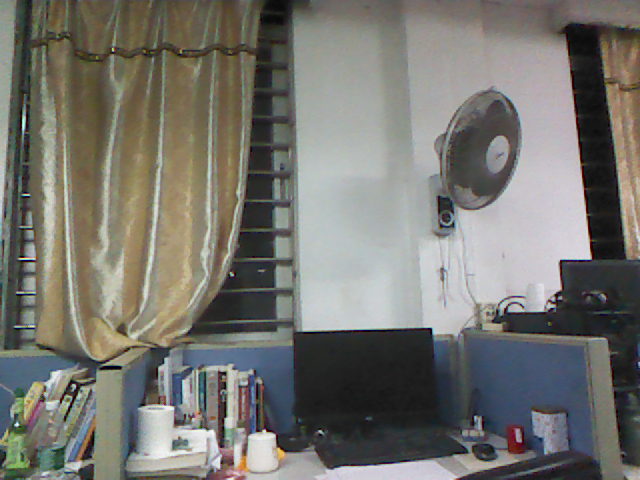
//> input picture data/rgb1.png, 640 x 480 px
$ ./detectFeatures   (built with g++ and OpenCV 4, older OpenCV classes emulated)
//> lines starting //> are read from the running program, lines starting //| are printed output that depends on the picture
/*************************************************************************
	> File Name: detectFeatures.cpp
	> Author: xiang gao
	> Mail: gaoxiang12@mails.tsinghua.edu.cn
    > 特征提取与匹配
	> Created Time: 2015年07月18日 星期六 16时00分21秒
 ************************************************************************/

#include<iostream>
#include "slamBase.h"
using namespace std;

// OpenCV 特征检测模块
#include <opencv2/features2d/features2d.hpp>
#include <opencv2/nonfree/nonfree.hpp>
#include <opencv2/calib3d/calib3d.hpp>

int main( int argc, char** argv )
{
    // 声明并从data文件夹里读取两个rgb与深度图
    cv::Mat rgb1 = cv::imread( "../data/rgb1.png");
//> rgb1 is the input picture: 480 rows x 640 cols, CV_8UC3; mean B, G, R 110.8, 117.1, 118.1
    cv::Mat rgb2 = cv::imread( "../data/rgb2.png");
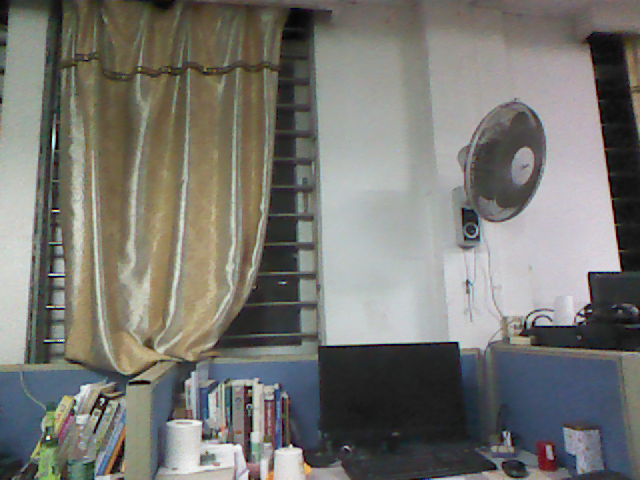
//> input picture data/rgb2.png, 640 x 480 px
//> rgb2 is the input picture: 480 rows x 640 cols, CV_8UC3; mean B, G, R 113.1, 118.7, 119.3
    cv::Mat depth1 = cv::imread( "../data/depth1.png", -1);
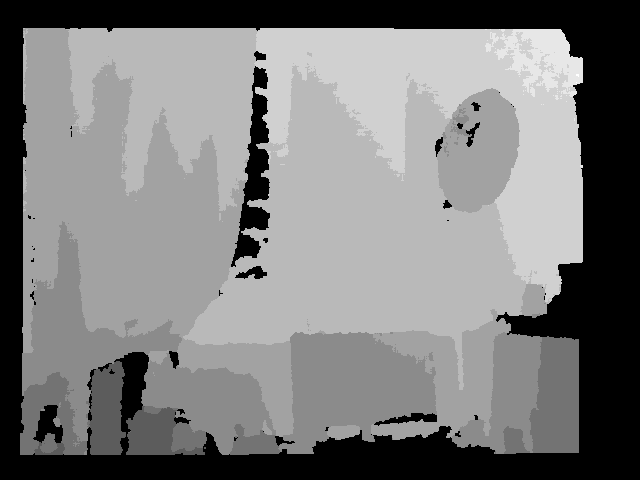
//> input picture data/depth1.png, 640 x 480 px
//> depth1 is the input picture: 480 rows x 640 cols, CV_16UC1; min 0, max 2822, mean 1463.7
    cv::Mat depth2 = cv::imread( "../data/depth2.png", -1);
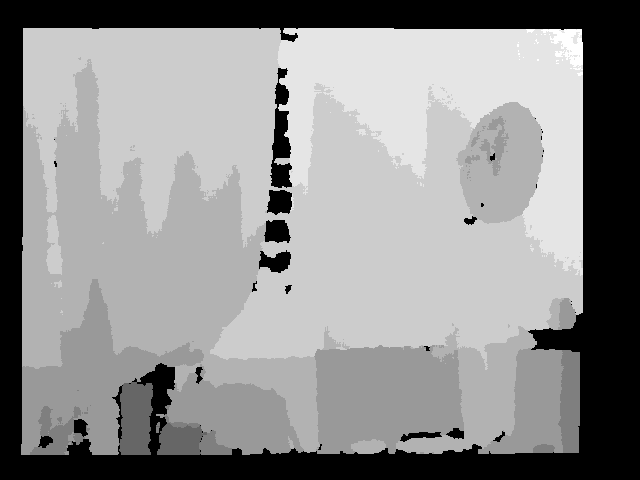
//> input picture data/depth2.png, 640 x 480 px
//> depth2 is the input picture: 480 rows x 640 cols, CV_16UC1; min 0, max 2649, mean 1526

    cv::imshow( "rgb1", rgb1);

    // 声明特征提取器与描述子提取器
    cv::Ptr<cv::FeatureDetector> _detector;
    cv::Ptr<cv::DescriptorExtractor> _descriptor;

    // 构建提取器，默认两者都为sift
    // 构建sift, surf之前要初始化nonfree模块
    cv::initModule_nonfree();
    _detector = cv::FeatureDetector::create( "SIFT" );
    _descriptor = cv::DescriptorExtractor::create( "SIFT" );

    vector< cv::KeyPoint > kp1, kp2; //关键点
    _detector->detect( rgb1, kp1 );  //提取关键点
//> kp1 = 1586 keypoints; strongest (x, y, size): (17, 424, 2.7), (74, 386, 3), (320, 431, 2.4), (113, 50, 1.9)
    _detector->detect( rgb2, kp2 );
//> kp2 = 1401 keypoints; strongest (x, y, size): (48, 438, 2.6), (102, 400, 3), (250, 387, 2.7), (589, 273, 2.6)

    cout<<"Key points of two images: "<<kp1.size()<<", "<<kp2.size()<<endl;
//| Key points of two images: 1586, 1401

    // 可视化， 显示关键点
    cv::Mat imgShow;
    cv::drawKeypoints(rgb1, kp1, imgShow, cv::Scalar::all(-1), cv::DrawMatchesFlags::DRAW_RICH_KEYPOINTS );
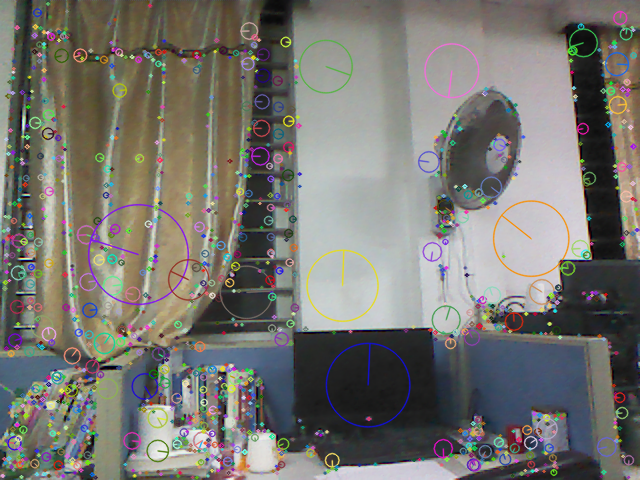
//> imgShow: 480 rows x 640 cols, CV_8UC3; mean B, G, R 112.4, 117.8, 119.3
    cv::imshow( "keypoints", imgShow );
    cv::imwrite( "../data/keypoints.png", imgShow );
    cv::waitKey(0); //暂停等待一个按键

    // 计算描述子
    cv::Mat desp1, desp2;
    _descriptor->compute( rgb1, kp1, desp1 );
    _descriptor->compute( rgb2, kp2, desp2 );

    // 匹配描述子
    vector< cv::DMatch > matches;
    cv::FlannBasedMatcher matcher;
    matcher.match( desp1, desp2, matches );
//> matches = 1586 matches
    cout<<"Find total "<<matches.size()<<" matches."<<endl;
//| Find total 1586 matches.

    // 可视化：显示匹配的特征
    cv::Mat imgMatches;
    cv::drawMatches( rgb1, kp1, rgb2, kp2, matches, imgMatches );
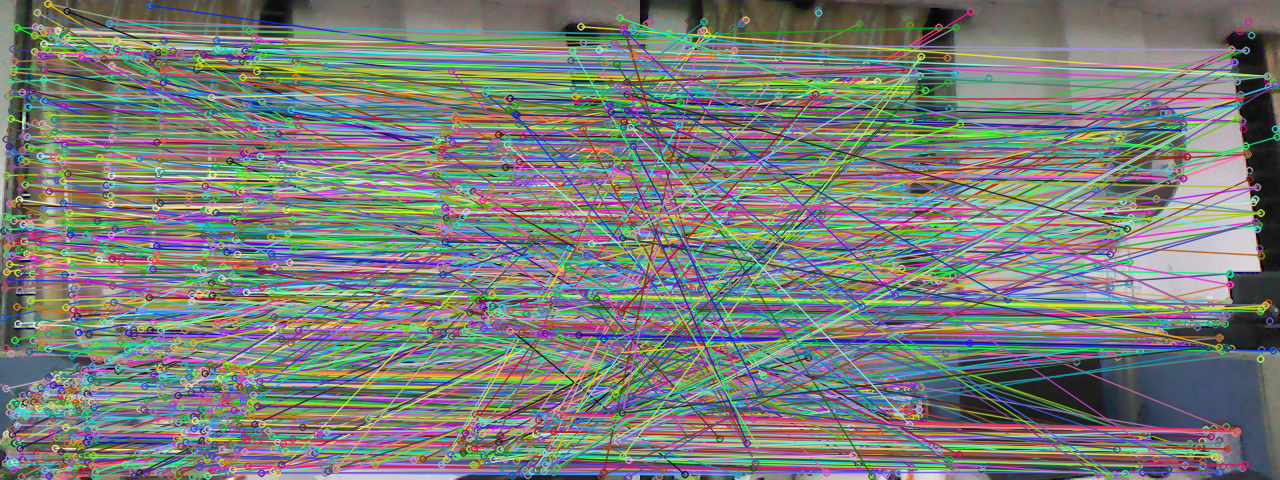
//> imgMatches: 480 rows x 1280 cols, CV_8UC3; mean B, G, R 120.7, 125.6, 121.2
    cv::imshow( "matches", imgMatches );
    cv::imwrite( "../data/matches.png", imgMatches );
    cv::waitKey( 0 );

    // 筛选匹配，把距离太大的去掉
    // 这里使用的准则是去掉大于四倍最小距离的匹配
    vector< cv::DMatch > goodMatches;
    double minDis = 9999;
    for ( size_t i=0; i<matches.size(); i++ )
    {
        if ( matches[i].distance < minDis )
            minDis = matches[i].distance;
    }
//> this loop made 1586 passes
//> minDis on passes 1, 2, 13, 16, 26, 30, 39, 175, 208, 433, 548, 1015: 410, 172.8, 106.4, 97.57, 85.92, 74.68, 50.72, 35.27, 31.89, 25.38, 24.74, 12.45
//> after the loop, minDis = 12.45

    for ( size_t i=0; i<matches.size(); i++ )
    {
        if (matches[i].distance < 4*minDis)
            goodMatches.push_back( matches[i] );
    }
//> after the loop, goodMatches = 47 matches

    // 显示 good matches
    cout<<"good matches="<<goodMatches.size()<<endl;
//| good matches=47
    cv::drawMatches( rgb1, kp1, rgb2, kp2, goodMatches, imgMatches );
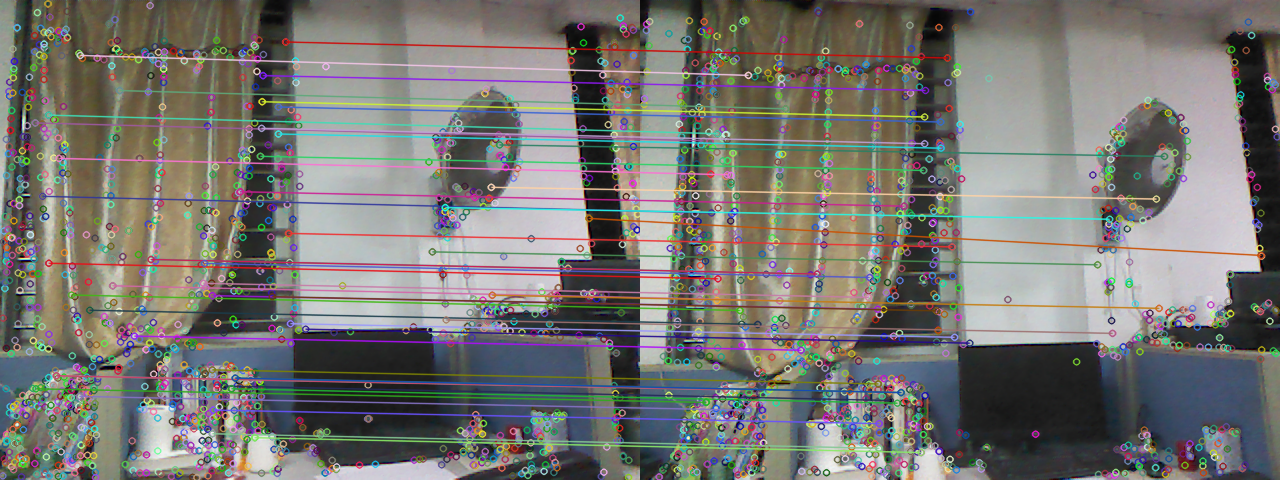
//> imgMatches: 480 rows x 1280 cols, CV_8UC3; mean B, G, R 114.6, 118.8, 120.1
    cv::imshow( "good matches", imgMatches );
    cv::imwrite( "../data/good_matches.png", imgMatches );
    cv::waitKey(0);

    // 计算图像间的运动关系
    // 关键函数：cv::solvePnPRansac()
    // 为调用此函数准备必要的参数

    // 第一个帧的三维点
    vector<cv::Point3f> pts_obj;
    // 第二个帧的图像点
    vector< cv::Point2f > pts_img;

    // 相机内参
//> (the run ends here: the program needs code that is not available in this run, at `CAMERA_INTRINSIC_PARAMETERS C;`)
